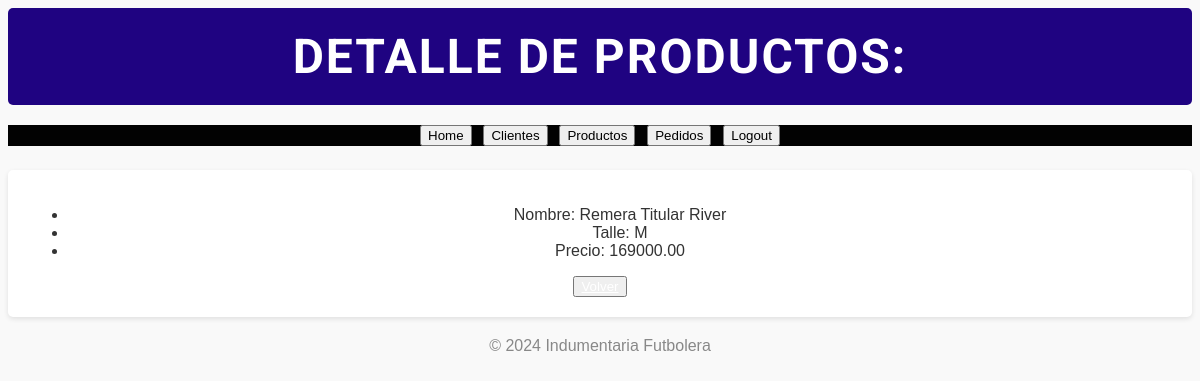
The page /producto/detail/1 (signed in) on the database its author committed.
### servicios/models.py (models this page shows, shortened)
class Producto(models.Model):
    nombre = models.CharField(max_length=30, unique=True)
    talle = models.CharField(max_length=1)
    precio = models.DecimalField(max_digits=10, decimal_places=2)
    stock = models.BooleanField(default=True)

### servicios/views.py (the view)
# urls.py: path("producto/detail/<int:pk>", login_required(views.producto_detail), name="producto_detail"),
def producto_detail(request, pk: int):
    query = Producto.objects.get(id=pk)
    context = {'object': query}
    return render(request, "servicios/producto_detalles.html", context)

### servicios/templates/servicios/producto_detalles.html
{% extends 'servicios/base.html' %}
{% block header %}
Detalle de Productos:
{% endblock header %}
{% block main %}
    <ul>
        <li>Nombre: {{ object.nombre }}</li>
        <li>Talle: {{ object.talle }}</li>
        <li>Precio: {{ object.precio }}</li>
    </ul>
    <button>
        <a href="{% url 'producto_list' %} " style="color: white;">Volver</a>
    </button>
{% endblock main %}

### servicios/templates/servicios/base.html (style rules this page uses)
body { font-family: Arial, sans-serif; background-color: #f9f9f9; color: #333; text-align: center; }

### rows shown on the page
Producto: nombre "Remera Titular River", talle "M", precio "169000.00"
